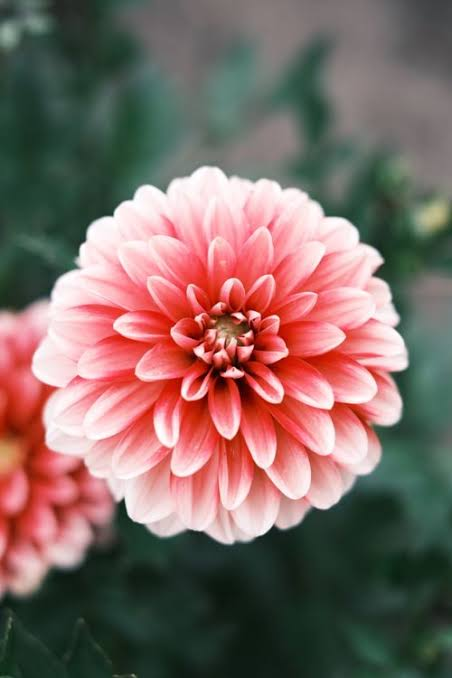
#> input picture image.jpg, 452 x 678 px
$ python erosion.py
#> lines starting #> are read from the running program, lines starting #| are printed output that depends on the picture

import cv2
import matplotlib.pyplot as plt

# Read the input image
img = cv2.imread("image.jpg")
#> img is the input picture: shape (678, 452, 3); mean B, G, R 99.9, 105.6, 128.6

# Check whether image is loaded
if img is None:
    print("Error: Image not found!")
    exit()

# Create a kernel
kernel = cv2.getStructuringElement(cv2.MORPH_RECT, (5, 5))

# Apply erosion
eroded = cv2.erode(img, kernel, iterations=1)
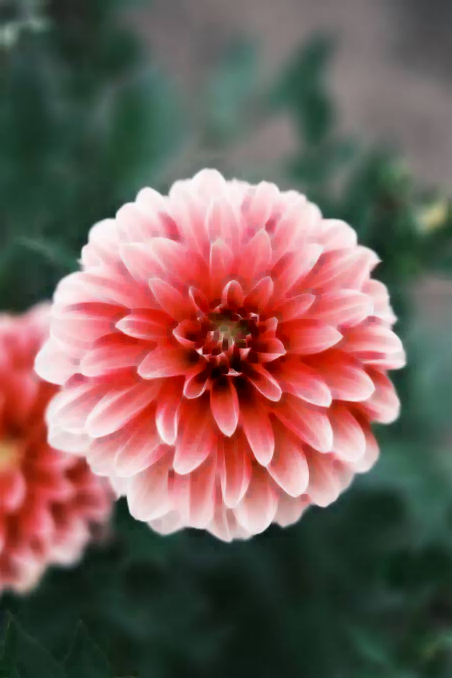
#> eroded: shape (678, 452, 3); mean B, G, R 88.3, 94.4, 119.2

# Convert BGR to RGB
img_rgb = cv2.cvtColor(img, cv2.COLOR_BGR2RGB)
eroded_rgb = cv2.cvtColor(eroded, cv2.COLOR_BGR2RGB)

# Display original image
plt.subplot(1, 2, 1)
plt.imshow(img_rgb)
plt.title("Original Image")
plt.axis("off")

# Display eroded image
plt.subplot(1, 2, 2)
plt.imshow(eroded_rgb)
plt.title("Eroded Image")
plt.axis("off")

plt.show()
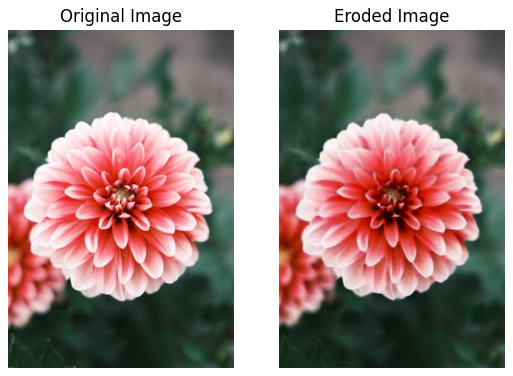
#> figure drawn by matplotlib, 2 panels
